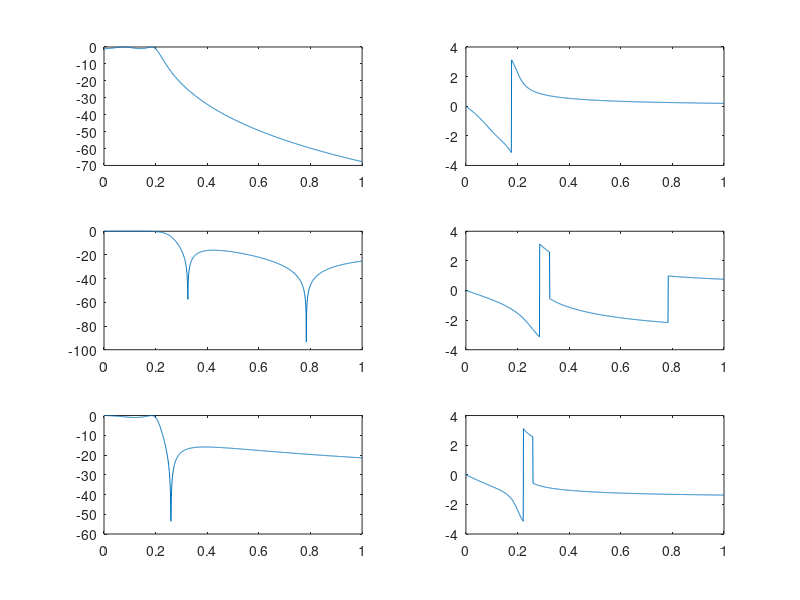

Here is the MATLAB script that generated this plot:
% function []=Cheab1(cheab)
clc;
close all

Op=.2*pi;
Os=.3*pi;
Rp=1;
As=16;
E=sqrt(10^(Rp/10)-1);
A=10^(As/20);
for i=1:3
    cheab=i;
switch cheab
    case 1
        
        Oc=Op;
        Or=Os/Op;
        G=sqrt((A^2-1)/E^2);
        N=ceil((log10(G+sqrt(G^2-1)))/(log10(Or+sqrt(Or^2-1))));
        [Z,P,K]=cheb1ap(N,Rp);
        denn=real(poly(P));
        numn=real(poly(Z));
        den=real(poly(P*Oc));
        K=K*den(end)/denn(end);
        num=K*numn;
        w=0:pi/1000:pi;
    case 2
        Oc=Os;
        Or=Os/Op;
        G=sqrt((A^2-1)/E^2);
        N=ceil((log10(G+sqrt(G^2-1)))/(log10(Or+sqrt(Or^2-1))));
        [Z,P,K]=cheb2ap(N,As);
        denn=real(poly(P));
        numn=real(poly(Z));
        den=real(poly(P*Oc));
        num=real(poly(Z*Oc));
        K=K*((den(end)/denn(end))*(numn(end)/num(end)));
        num=num*K;
        w=0:pi/1000:pi;
    case 3
        Oc=Op;
        k=Op/Os;
        k1=E/sqrt(A^2-1);
        G=sqrt((A^2-1)/E^2);
        N=ceil((ellipke(k)*ellipke(sqrt(1-k1^2)))/(ellipke(k1)*ellipke(1-k^2)));
        [Z,P,K]=ellipap(N,Rp,As);
        denn=real(poly(P));
        numn=real(poly(Z));
        den=real(poly(P*Oc));
        num=real(poly(Z*Oc));
        K=K*((den(end)/denn(end))*(numn(end)/num(end)));
        num=num*K;
        w=0:pi/1000:pi;
end
w=0:pi/1000:pi;
H=freqs(num,den,w);
Hmag=20*log10(abs(H)/max(abs(H)));
Hfase=angle(H);
subplot(3,2,2*i-1)
plot(w/pi,Hmag);
subplot(3,2,2*i)
plot(w/pi,Hfase)
end
        

% end